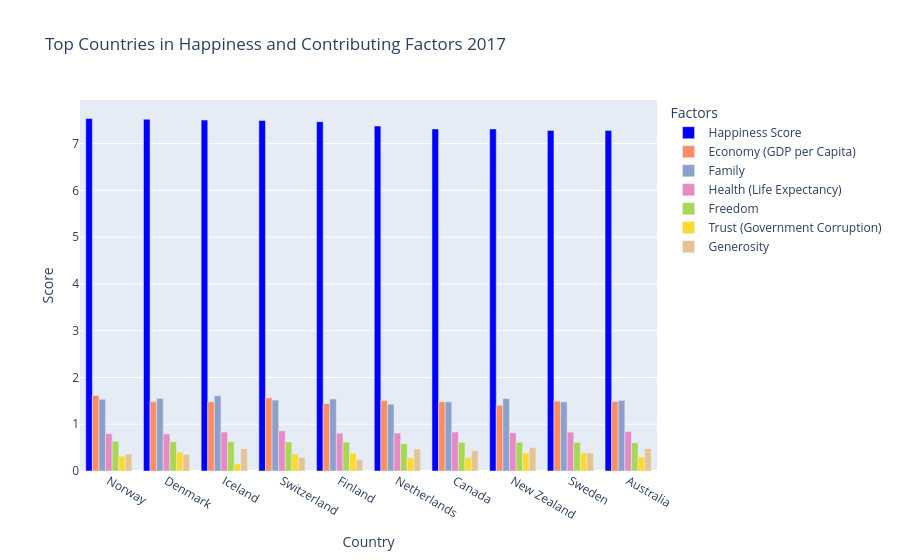

Notebook code cell kept with this figure:
### Code cell
# Finding the top countries for each factor
top_countries = df_17.nlargest(10, 'Happiness Score')

# Create a bar chart for overall happiness score
fig = go.Figure()

fig.add_trace(go.Bar(
    x=top_countries['Country'],
    y=top_countries['Happiness Score'],
    name='Happiness Score',
    marker_color='blue'
))

for factor in ['Economy (GDP per Capita)', 'Family', 'Health (Life Expectancy)', 
               'Freedom', 'Trust (Government Corruption)', 'Generosity']:
    fig.add_trace(go.Bar(
        x=top_countries['Country'],
        y=top_countries[factor],
        name=factor,
        marker_color=px.colors.qualitative.Set2[len(fig.data) % len(px.colors.qualitative.Set2)]
    ))

fig.update_layout(
    title='Top Countries in Happiness and Contributing Factors 2017',
    barmode='group',
    xaxis_title='Country',
    yaxis_title='Score',
    legend_title='Factors'
)

fig.show()

### Figure 1 — Plotly figure (JSON) as saved in the notebook; plotly's stock layout.template omitted (floating-point values rounded to 4 significant figures)
{"data": [{"marker": {"color": "blue"}, "name": "Happiness Score", "type": "bar", "x": ["Norway", "Denmark", "Iceland", "Switzerland", "Finland", "Netherlands", "Canada", "New Zealand", "Sweden", "Australia"], "y": [7.537, 7.522, 7.504, 7.494, 7.469, 7.377, 7.316, 7.314, 7.284, 7.284]}, {"marker": {"color": "rgb(252,141,98)"}, "name": "Economy (GDP per Capita)", "type": "bar", "x": ["Norway", "Denmark", "Iceland", "Switzerland", "Finland", "Netherlands", "Canada", "New Zealand", "Sweden", "Australia"], "y": [1.616, 1.482, 1.481, 1.565, 1.444, 1.504, 1.479, 1.406, 1.494, 1.484]}, {"marker": {"color": "rgb(141,160,203)"}, "name": "Family", "type": "bar", "x": ["Norway", "Denmark", "Iceland", "Switzerland", "Finland", "Netherlands", "Canada", "New Zealand", "Sweden", "Australia"], "y": [1.534, 1.551, 1.611, 1.517, 1.54, 1.429, 1.481, 1.548, 1.478, 1.51]}, {"marker": {"color": "rgb(231,138,195)"}, "name": "Health (Life Expectancy)", "type": "bar", "x": ["Norway", "Denmark", "Iceland", "Switzerland", "Finland", "Netherlands", "Canada", "New Zealand", "Sweden", "Australia"], "y": [0.7967, 0.7926, 0.8336, 0.8581, 0.8092, 0.8107, 0.8346, 0.8168, 0.8309, 0.8439]}, {"marker": {"color": "rgb(166,216,84)"}, "name": "Freedom", "type": "bar", "x": ["Norway", "Denmark", "Iceland", "Switzerland", "Finland", "Netherlands", "Canada", "New Zealand", "Sweden", "Australia"], "y": [0.6354, 0.626, 0.6272, 0.6201, 0.618, 0.5854, 0.6111, 0.6141, 0.6129, 0.6016]}, {"marker": {"color": "rgb(255,217,47)"}, "name": "Trust (Government Corruption)", "type": "bar", "x": ["Norway", "Denmark", "Iceland", "Switzerland", "Finland", "Netherlands", "Canada", "New Zealand", "Sweden", "Australia"], "y": [0.316, 0.4008, 0.1535, 0.367, 0.3826, 0.2827, 0.2874, 0.3828, 0.3844, 0.3012]}, {"marker": {"color": "rgb(229,196,148)"}, "name": "Generosity", "type": "bar", "x": ["Norway", "Denmark", "Iceland", "Switzerland", "Finland", "Netherlands", "Canada", "New Zealand", "Sweden", "Australia"], "y": [0.362, 0.3553, 0.4755, 0.2905, 0.2455, 0.4705, 0.4355, 0.5, 0.3854, 0.4777]}], "layout": {"barmode": "group", "legend": {"title": {"text": "Factors"}}, "title": {"text": "Top Countries in Happiness and Contributing Factors 2017"}, "xaxis": {"title": {"text": "Country"}}, "yaxis": {"title": {"text": "Score"}}}}
